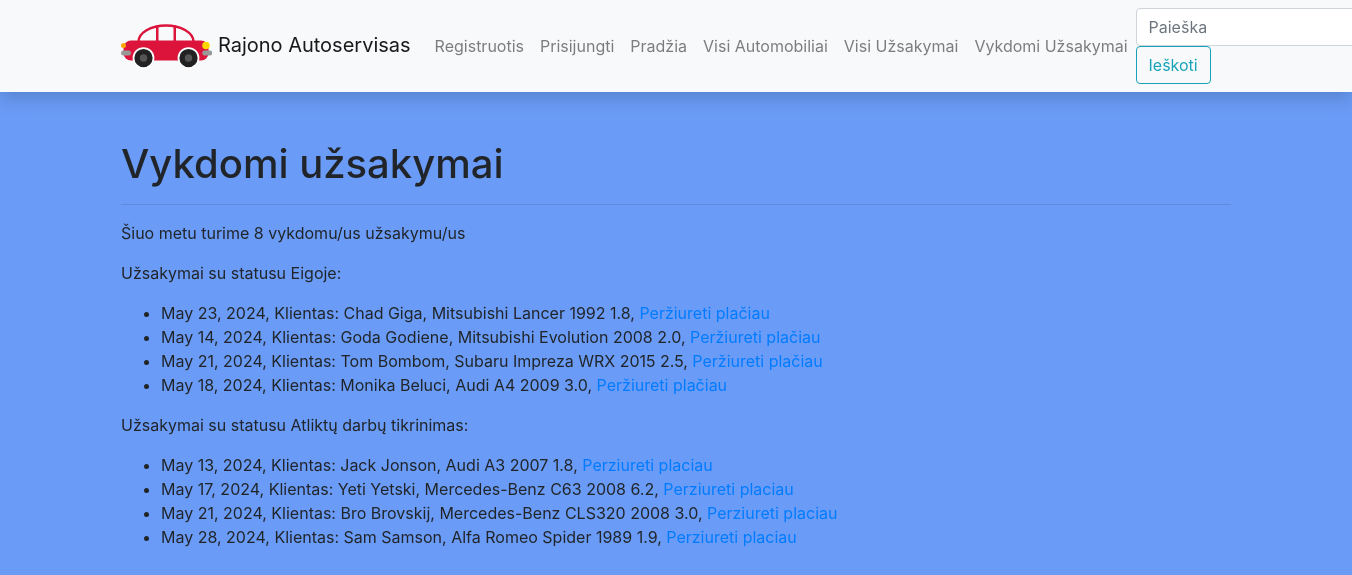
The app's page /autoservice/curorders/ with its own data.
### autoserviceapp/models.py (models this page shows, shortened)
class Uzsakymas(models.Model):
    data = models.DateField('Data', blank=True, null=True)
    automobilis = models.ForeignKey(Automobilis, on_delete=models.CASCADE)
    uzsakovas = models.ForeignKey(User, on_delete=models.SET_NULL, null=True, blank=True)
    grazinimo_terminas = models.DateField('Gražinimo data', blank=True, null=True)
    CAR_STATUS = (
        ('p', 'Priimtas'),
        ('e', 'Eigoje'),
        ('ap', 'Atliktų darbų patikrinimas'),
        ('i', 'Įvykdytas')
    )
    status = models.CharField(
        max_length=2,
        choices=CAR_STATUS,
        blank=True,
        default='a',
        help_text='Uzsakymo statusas'
    )
    class Meta:
        verbose_name = 'Užsakymas'
        verbose_name_plural = 'Užsakymai'

class Automobilis(models.Model):
    valstybinis_nr = models.CharField('Valstybinis Nr.', max_length=6)
    vin = models.IntegerField('VIN code', default=make_random_vin)
    klientas = models.CharField('Klientas', max_length=20)
    automobilio_modelis = models.ForeignKey(AutomobilioModelis, on_delete=models.CASCADE)
    aprasymas = HTMLField(null=True, blank=True)
    cover = models.ImageField('Viršelis', upload_to='covers', null=True, blank=True)
    class Meta:
        verbose_name = 'Automobilis'
        verbose_name_plural = 'Automobiliai'

class AutomobilioModelis(models.Model):
    marke = models.CharField('Marke', max_length=20)
    modelis = models.CharField('Modelis', max_length=20)
    metai = models.IntegerField('Metai')
    variklis = models.CharField('Variklis', max_length=3)
    def __str__(self):
        return f'{self.marke} {self.modelis} {self.metai} {self.variklis}'
    class Meta:
        verbose_name = 'Automobilio modelis'
        verbose_name_plural = 'Automobilio modeliai'
        ordering = ['marke']

### autoserviceapp/views.py (the view)
# urls.py: path('curorders/', views.get_all_current_orders_count, name='curorders'),
def get_all_current_orders_count(request):
    vykdomu_uzsakymai = Uzsakymas.objects.filter(status__exact='e').count()
    vykdomu_uzsakymai2 = Uzsakymas.objects.filter(status__exact='ap').count()
    vykdomu_uzsakymu_kiekis = vykdomu_uzsakymai + vykdomu_uzsakymai2
    uzsakymai1 = Uzsakymas.objects.filter(status__exact='e').all()
    usakymai2 = Uzsakymas.objects.filter(status__exact='ap').all()
    context = {
        'kiekis': vykdomu_uzsakymu_kiekis,
        'uzsakymai1': uzsakymai1,
        'uzsakymai2': usakymai2,
    }
    return render(request, 'curorders.html', context=context)

### autoserviceapp/templates/curorders.html
{% extends 'base.html' %}
{% block content %}
<h1>Vykdomi užsakymai</h1>
<hr/>
<p>Šiuo metu turime {{ kiekis }} vykdomu/us užsakymu/us</p>
<p>Užsakymai su statusu Eigoje:</p>
<ul>
    {% for uzsakymas_obj in uzsakymai1 %}
    <li>
        {{ uzsakymas_obj.data }},
        Klientas: {{ uzsakymas_obj.automobilis.klientas }},
        {{ uzsakymas_obj.automobilis.automobilio_modelis }},
        <a href="{% url 'order' uzsakymas_obj.id %}">Peržiureti plačiau</a>
    </li>
    {% endfor %}
</ul>
<p>Užsakymai su statusu Atliktų darbų tikrinimas:</p>
<ul>
    {% for uzsakymas_obj in uzsakymai2 %}
    <li>
        {{ uzsakymas_obj.data }},
        Klientas: {{ uzsakymas_obj.automobilis.klientas }},
        {{ uzsakymas_obj.automobilis.automobilio_modelis }},
        <a href="{% url 'order' uzsakymas_obj.id %}">Perziureti placiau</a>
    </li>
    {% endfor %}
</ul>
{% endblock %}

### autoserviceapp/static/css/styles.css (style rules this page uses)
body { background-color: #6a9cf7 }

### records on screen
Uzsakymas: data "May 23, 2024", automobilis.klientas "Chad Giga", automobilis.automobilio_modelis "Mitsubishi Lancer 1992 1.8"
Uzsakymas: data "May 14, 2024", automobilis.klientas "Goda Godiene", automobilis.automobilio_modelis "Mitsubishi Evolution 2008 2.0"
Uzsakymas: data "May 21, 2024", automobilis.klientas "Tom Bombom", automobilis.automobilio_modelis "Subaru Impreza WRX 2015 2.5"
Uzsakymas: data "May 18, 2024", automobilis.klientas "Monika Beluci", automobilis.automobilio_modelis "Audi A4 2009 3.0"
Uzsakymas: data "May 13, 2024", automobilis.klientas "Jack Jonson", automobilis.automobilio_modelis "Audi A3 2007 1.8"
Uzsakymas: data "May 17, 2024", automobilis.klientas "Yeti Yetski", automobilis.automobilio_modelis "Mercedes-Benz C63 2008 6.2"
Uzsakymas: data "May 21, 2024", automobilis.klientas "Bro Brovskij", automobilis.automobilio_modelis "Mercedes-Benz CLS320 2008 3.0"
Uzsakymas: data "May 28, 2024", automobilis.klientas "Sam Samson", automobilis.automobilio_modelis "Alfa Romeo Spider 1989 1.9"

### other values on screen
{{ kiekis }} "8"
